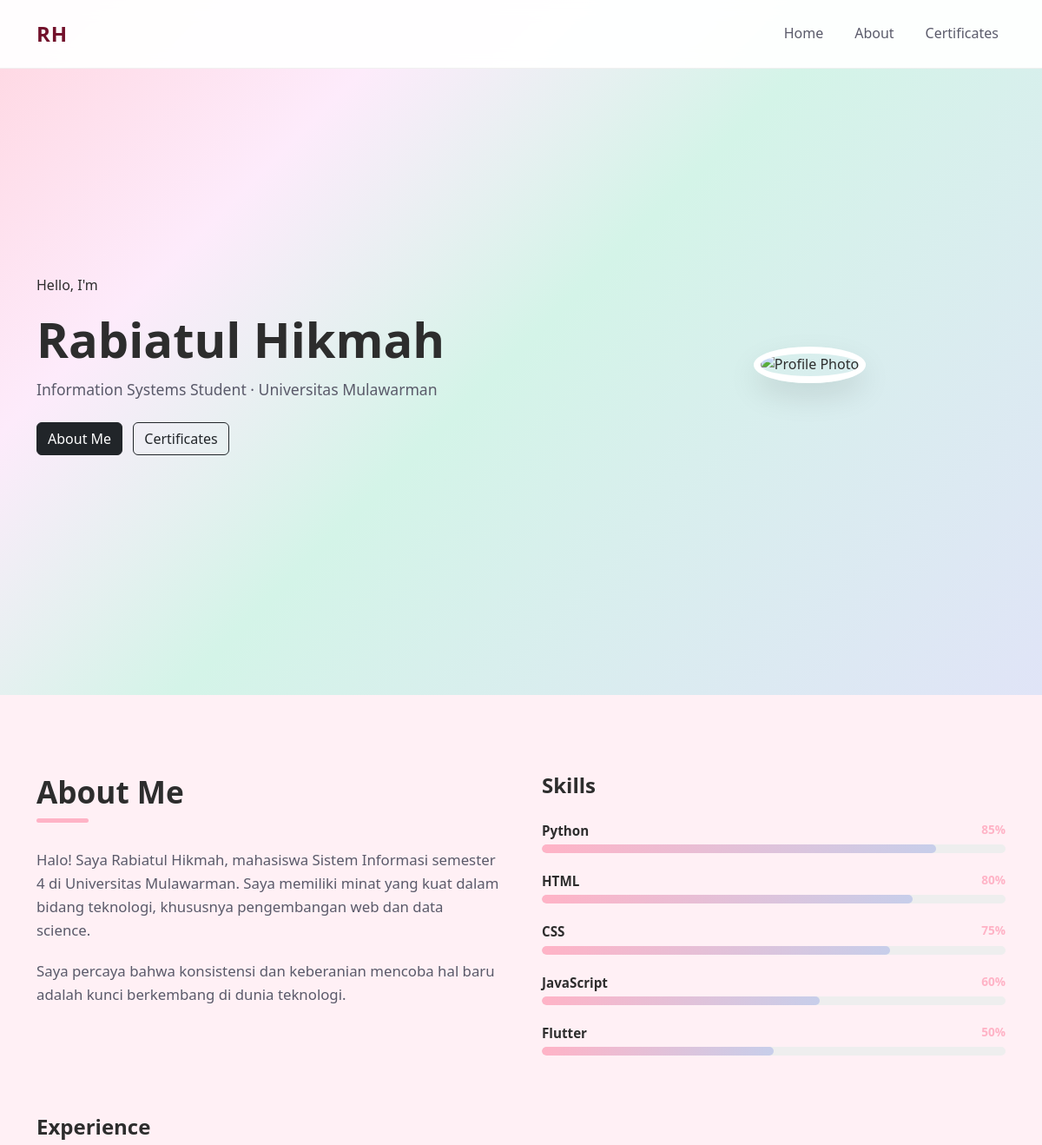
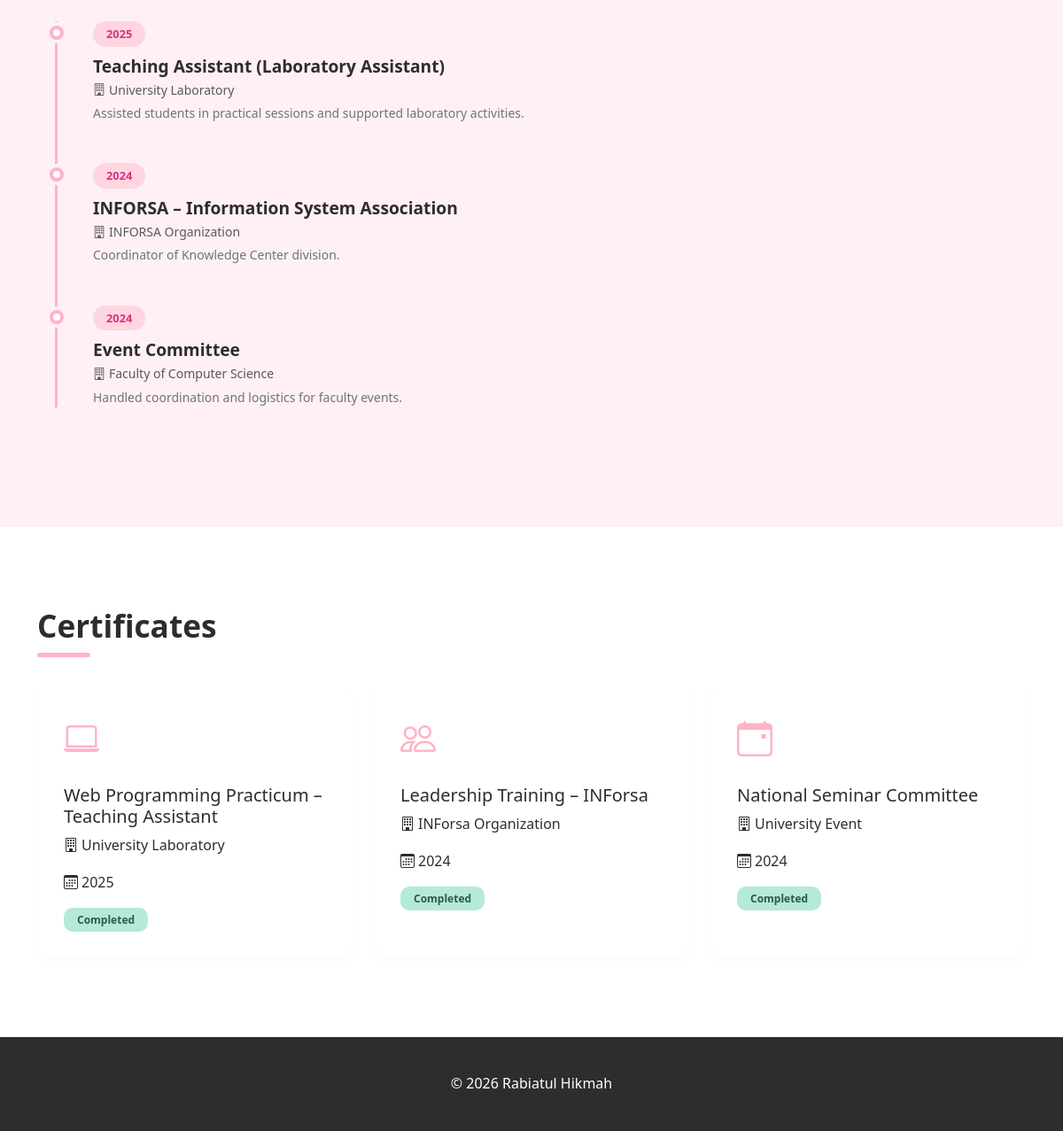
The page / on the database its author committed (2 pictures, top to bottom).
### tables this page shows
CREATE TABLE `skills` (
  `id` int NOT NULL,
  `nama_skill` varchar(50) DEFAULT NULL,
  `LEVEL` int DEFAULT NULL
);

CREATE TABLE `experience` (
  `id` int NOT NULL,
  `tahun` varchar(10) DEFAULT NULL,
  `role` varchar(150) DEFAULT NULL,
  `organisasi` varchar(150) DEFAULT NULL,
  `deskripsi` text
);

CREATE TABLE `certificates` (
  `id` int NOT NULL,
  `judul` varchar(200) DEFAULT NULL,
  `provider` varchar(100) DEFAULT NULL,
  `tahun` varchar(10) DEFAULT NULL,
  `status` varchar(50) DEFAULT NULL,
  `icon` varchar(50) DEFAULT NULL,
  `link` varchar(200) DEFAULT NULL
);

### index.php (the view, shortened to what this page needs)
<!DOCTYPE html>
<html lang="en">
<head>
  <link href="https://cdn.jsdelivr.net/npm/bootstrap@5.3.2/dist/css/bootstrap.min.css" rel="stylesheet">
  <link href="https://cdn.jsdelivr.net/npm/bootstrap-icons@1.11.3/font/bootstrap-icons.min.css" rel="stylesheet">
  <link rel="stylesheet" href="style.css">
</head>
<body>
<?php
include 'koneksi.php';
$profil = [
  'nama'    => 'Rabiatul Hikmah',
  'tagline' => 'Information Systems Student · Universitas Mulawarman',
  'foto'    => 'img/rabi.jpg'
];
$experience   = mysqli_query($koneksi, 'SELECT * FROM experience ORDER BY tahun DESC');
$skills       = mysqli_query($koneksi, 'SELECT * FROM skills');
$certificates = mysqli_query($koneksi, 'SELECT * FROM certificates');
?>
<nav class="navbar navbar-expand-lg fixed-top">
  <div class="container">
    <a class="navbar-brand" href="#">RH</a>
    <div class="collapse navbar-collapse" id="navbarNav">
      <ul class="navbar-nav ms-auto">
        <li class="nav-item"><a class="nav-link" href="#home">Home</a></li>
        <li class="nav-item"><a class="nav-link" href="#about">About</a></li>
        <li class="nav-item"><a class="nav-link" href="#certificates">Certificates</a></li>
      </ul>
    </div>
  </div>
</nav>
<section id="home" class="hero-section">
  <div class="container">
    <div class="row align-items-center">
      <div class="col-lg-7">
        <p class="greeting">Hello, I'm</p>
        <h1 class="hero-name"><?= $profil['nama'] ?></h1>
        <p class="hero-tagline"><?= $profil['tagline'] ?></p>
        <div class="mt-4">
          <a href="#about" class="btn btn-dark me-2">About Me</a>
          <a href="#certificates" class="btn btn-outline-dark">Certificates</a>
        </div>
      </div>
      <div class="col-lg-5 text-center mt-5 mt-lg-0">
        <img src="<?= $profil['foto'] ?>" class="profile-photo" alt="Profile Photo">
      </div>
    </div>
  </div>
</section>
<section id="about" class="content-section bg-about">
  <div class="container">
    <div class="row g-5">
      <div class="col-lg-6">
        <h2 class="section-title">About Me</h2>
        <p class="about-text">Halo! Saya Rabiatul Hikmah, mahasiswa Sistem Informasi semester 4 di Universitas Mulawarman. Saya memiliki minat yang kuat dalam bidang teknologi, khususnya pengembangan web dan data science.</p>
        <p class="about-text">Saya percaya bahwa konsistensi dan keberanian mencoba hal baru adalah kunci berkembang di dunia teknologi.</p>
      </div>
      <div class="col-lg-6">
        <h3 class="sub-title mt-0">Skills</h3>
        <?php while ($skill = mysqli_fetch_assoc($skills)) : ?>
          <div class="mb-3">
            <div class="d-flex justify-content-between mb-1">
              <span class="skill-label"><?= $skill['nama_skill'] ?></span>
              <span class="skill-pct"><?= $skill['LEVEL'] ?>%</span>
            </div>
            <div class="progress skill-bar">
              <div class="progress-bar" style="width: <?= $skill['LEVEL'] ?>%"></div>
            </div>
          </div>
        <?php endwhile; ?>
      </div>
    </div>
    <div class="row mt-5">
      <div class="col-12">
        <h3 class="sub-title">Experience</h3>
        <div class="timeline">
          <?php while ($exp = mysqli_fetch_assoc($experience)) : ?>
            <div class="timeline-item">
              <div class="timeline-dot"></div>
              <div class="timeline-content">
                <span class="timeline-year"><?= $exp['tahun'] ?></span>
                <h5><?= $exp['role'] ?></h5>
                <p class="text-muted mb-1 small">
                  <i class="bi bi-building me-1"></i><?= $exp['organisasi'] ?>
                </p>
                <p class="mb-0 small text-secondary"><?= $exp['deskripsi'] ?></p>
              </div>
            </div>
          <?php endwhile; ?>
        </div>
      </div>
    </div>
  </div>
</section>
<section id="certificates" class="content-section">
  <div class="container">
    <h2 class="section-title">Certificates</h2>
    <div class="row g-4 justify-content-center">
      <?php while ($cert = mysqli_fetch_assoc($certificates)) : ?>
        <div class="col-12 col-sm-6 col-lg-4">
          <div class="cert-card h-100">
            <div class="cert-icon"><i class="<?= $cert['icon'] ?>"></i></div>
            <h5 class="cert-title"><?= $cert['judul'] ?></h5>
            <p class="cert-meta"><i class="bi bi-building me-1"></i><?= $cert['provider'] ?></p>
            <p class="cert-meta"><i class="bi bi-calendar3 me-1"></i><?= $cert['tahun'] ?></p>
            <span class="cert-badge"><?= $cert['status'] ?></span>
          </div>
        </div>
      <?php endwhile; ?>
    </div>
  </div>
</section>
<footer class="footer">
  <p class="mb-0">© 2026 <?= $profil['nama'] ?></p>
</footer>
</body>
</html>

### style.css (style rules this page uses)
:root { --pink: #FFB3C6; --pink-soft: #FFD6E0; --mint: #B5EAD7; --yellow: #FFDAC1; --lavender: #C7CEEA; --bg-about: #FFF0F5; --text-dark: #2D2D2D; --text-mid: #5A5A6A; }
html { scroll-behavior: smooth; }
body { font-family: 'Segoe UI', Tahoma, Geneva, Verdana, sans-serif; color: var(--text-dark); background: #fff; line-height: 1.6; }
.navbar { background: rgba(255, 255, 255, 0.95); backdrop-filter: blur(10px); border-bottom: 1px solid #f0f0f0; padding: 15px 0; }
.navbar-brand { font-weight: 800; font-size: 1.5rem; color: #72112b !important; letter-spacing: 1px; }
.nav-link { color: var(--text-mid) !important; font-weight: 500; margin-left: 20px; transition: 0.3s; }
.hero-section { min-height: 100vh; display: flex; align-items: center; padding: 100px 0 60px; background: linear-gradient(135deg, #FFD6E0 0%, #fdebfb 25%, #D4F4E8 50%, #E0E4F7 100%); }
.hero-name { font-size: 3.5rem; font-weight: 800; color: var(--text-dark); margin-bottom: 10px; }
.hero-tagline { font-size: 1.1rem; color: var(--text-mid); font-weight: 400; }
.profile-photo { width: 300px; height: 300px; object-fit: cover; border-radius: 50%; border: 8px solid white; box-shadow: 0 15px 35px rgba(0,0,0,0.1); }
.content-section { padding: 90px 0; }
.bg-about { background-color: var(--bg-about); }
.section-title { font-size: 2.2rem; font-weight: 700; margin-bottom: 30px; position: relative; display: inline-block; }
.section-title::after { content: ''; display: block; width: 60px; height: 5px; background: var(--pink); margin-top: 10px; border-radius: 10px; }
.sub-title { font-size: 1.5rem; font-weight: 700; margin-bottom: 25px; color: var(--text-dark); }
.about-text { font-size: 1.05rem; color: var(--text-mid); margin-bottom: 20px; }
.skill-label { font-weight: 600; font-size: 0.95rem; }
.skill-pct { font-size: 0.85rem; color: var(--pink); font-weight: 700; }
.skill-bar { height: 10px; border-radius: 20px; background: #eee; margin-bottom: 20px; }
.skill-bar .progress-bar { background: linear-gradient(90deg, var(--pink), var(--lavender)); border-radius: 20px; }
.timeline { position: relative; padding-left: 40px; border-left: 3px solid var(--pink); margin-left: 20px; margin-top: 30px; }
.timeline-item { position: relative; margin-bottom: 45px; }
.timeline-dot { position: absolute; left: -49.5px; top: 5px; width: 16px; height: 16px; background: white; border: 4px solid var(--pink); border-radius: 50%; box-shadow: 0 0 0 4px var(--bg-about); }
.timeline-year { display: inline-block; background: var(--pink-soft); color: #d63384; font-size: 0.8rem; font-weight: 800; padding: 4px 15px; border-radius: 30px; margin-bottom: 10px; }
.timeline-content h5 { font-size: 1.2rem; font-weight: 700; margin-bottom: 5px; }
.cert-card { background: white; border: none; border-radius: 20px; padding: 30px; transition: all 0.3s ease; box-shadow: 0 5px 15px rgba(0,0,0,0.02); }
.cert-icon { font-size: 2.5rem; color: var(--pink); margin-bottom: 20px; }
.cert-badge { background: var(--mint); color: #2d5a4c; font-weight: 700; padding: 5px 15px; border-radius: 10px; font-size: 0.75rem; }
.footer { background: #2D2D2D; color: #fff; padding: 40px 0; text-align: center; }

### rows shown on the page
skills: nama_skill "Python", LEVEL "85"
skills: nama_skill "HTML", LEVEL "80"
skills: nama_skill "CSS", LEVEL "75"
skills: nama_skill "JavaScript", LEVEL "60"
skills: nama_skill "Flutter", LEVEL "50"
experience: tahun "2025", role "Teaching Assistant (Laboratory Assistant)", organisasi "University Laboratory", deskripsi "Assisted students in practical sessions and supported laboratory activities."
experience: tahun "2024", role "INFORSA – Information System Association", organisasi "INFORSA Organization", deskripsi "Coordinator of Knowledge Center division."
experience: tahun "2024", role "Event Committee", organisasi "Faculty of Computer Science", deskripsi "Handled coordination and logistics for faculty events."
certificates: judul "Web Programming Practicum – Teaching Assistant", provider "University Laboratory", tahun "2025", status "Completed"
certificates: judul "Leadership Training – INForsa", provider "INForsa Organization", tahun "2024", status "Completed"
certificates: judul "National Seminar Committee", provider "University Event", tahun "2024", status "Completed"

### other values the page prints
$profil['nama'] "Rabiatul Hikmah"
$profil['tagline'] "Information Systems Student · Universitas Mulawarman"
